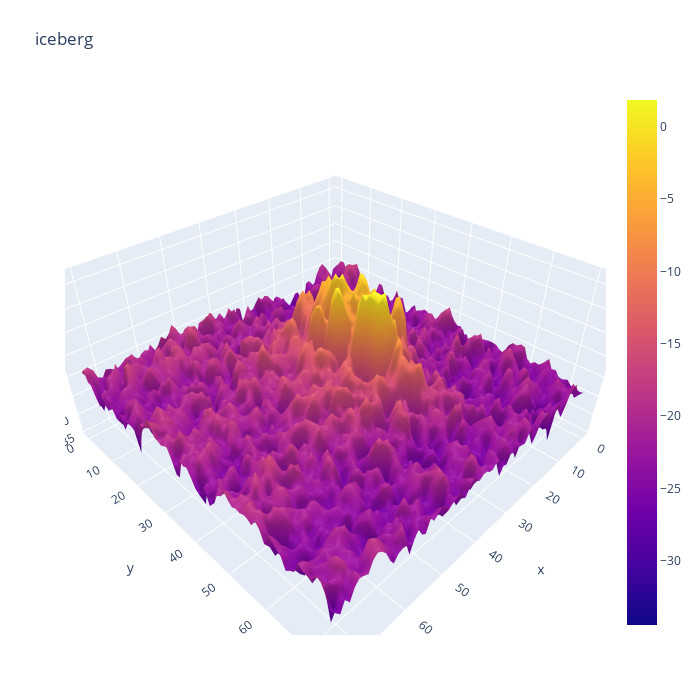

Notebook code cell kept with this figure:
### Code cell
#Take a look at a iceberg
import plotly.offline as py
import plotly.graph_objs as go
py.init_notebook_mode(connected=True)
def plotmy3d(c, name):
    data = [go.Surface(z=c)]
    layout = go.Layout(title = name, autosize=False, width=700, height=700, margin=dict(l=65,r=50,b=65,t=90))
    fig = go.Figure(data=data, layout=layout)
    py.iplot(fig)
plotmy3d(X_band_1[12,:,:],'iceberg')

### Figure 1 — Plotly figure (JSON) as saved in the notebook; plotly's stock layout.template omitted (floating-point values rounded to 4 significant figures; data arrays with more than 128 entries replaced by an {"elided": "..."} marker saying what was removed)
{"data": [{"type": "surface", "z": {"elided": "75x75 float values"}}], "layout": {"autosize": false, "height": 700, "margin": {"b": 65, "l": 65, "r": 50, "t": 90}, "scene": {"aspectmode": "auto", "aspectratio": {"x": 1.268, "y": 1.268, "z": 0.6219}}, "title": {"text": "iceberg"}, "width": 700}}
